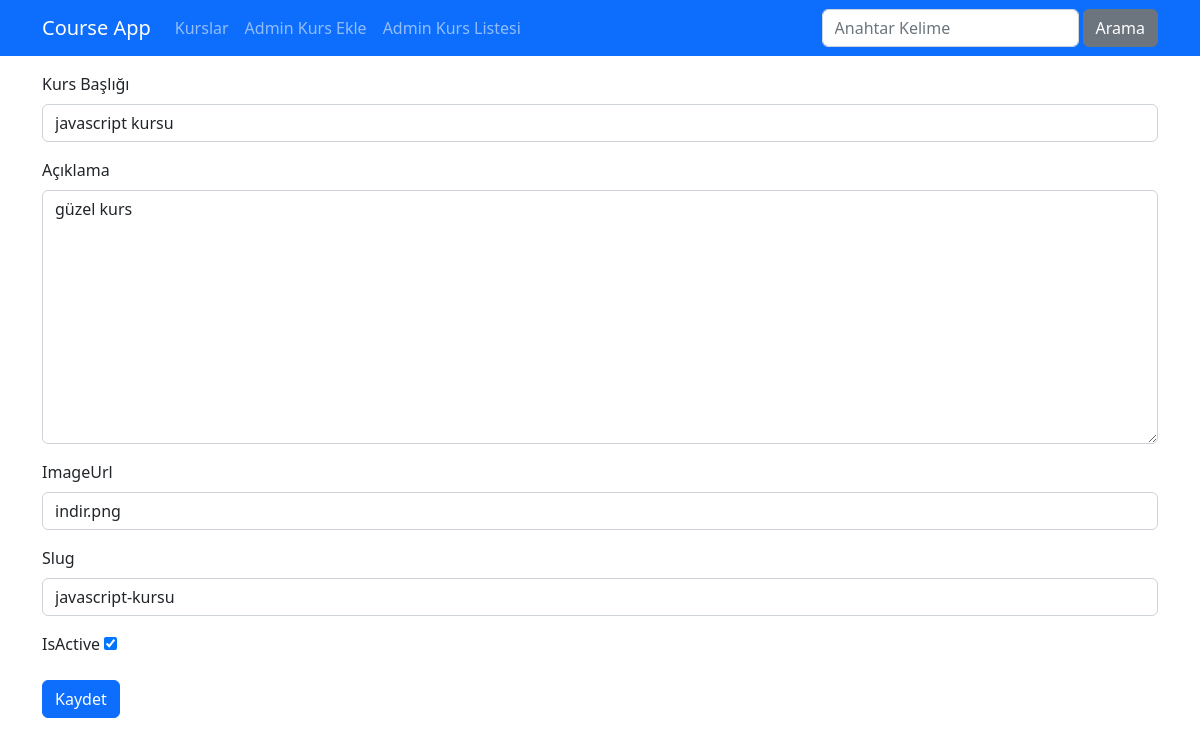
The app's page /kurslar/course-edit/1, older data.
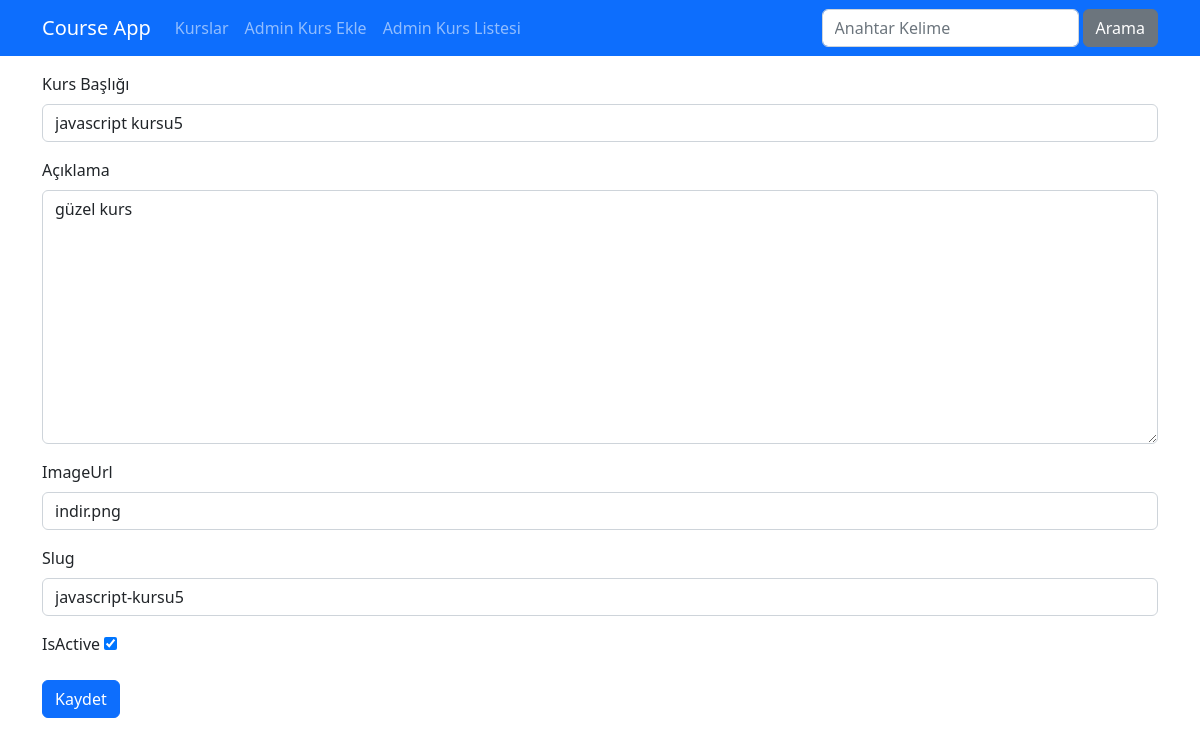
The same page, newer data.
### courses/models.py (models this page shows, shortened)
class Course(models.Model):
    title = models.CharField(max_length=100)
    description = models.TextField()
    imageUrl=models.CharField(max_length=50, blank=False)
    date = models.DateField(auto_now_add=True)
    isActive = models.BooleanField(default=False)
    isHome = models.BooleanField(default=False)
    slug=models.SlugField(default="",blank=True,null=False,unique=True,db_index=True)
    categories=models.ManyToManyField(Category)

### courses/views.py (the view)
# urls.py: path("course-edit/<int:id>",views.course_edit,name="course_edit"),
def course_edit(request,id):
   course= get_object_or_404(Course,pk=id)
   if request.method == "POST":
      form= CourseEditForm(request.POST,instance=course)
      form.save()
      return redirect("course_list")
   else:
      form=CourseEditForm(instance=course)
   return render(request, "courses/edit-course.html",{ "form":form ,"course":course})

### courses/forms.py
class CourseEditForm(forms.ModelForm):
    class Meta:
        model = Course
        fields = ('title','description','imageUrl','slug',"isActive")
        labels = {
            'title':"Kurs Başlığı",
            'description':"Açıklama",
        }
        widgets = {
            "title": forms.TextInput(attrs={"class":"form-control"}),
            "description": forms.Textarea(attrs={"class":"form-control"}),
            "imageUrl": forms.TextInput(attrs={"class":"form-control"}),
            "slug": forms.TextInput(attrs={"class":"form-control"}),
             "categories":forms.SelectMultiple(attrs={"class":"form-control"}),
        }
        error_messages ={
            "title":{
                "required":"kurs başlığı girmelisiniz.",
                "max_length":"maksimum 50 karakter girmelisiniz"
            },
            "description":{
                "required":"kurs açıklaması gereklidir",
            }
        }

### courses/templates/courses/edit-course.html (shortened to what this page needs)
{% extends "layout.html" %}
{% load static  %}
{% block css_files %} <link rel="stylesheet" href="{% static "courses/css/style.css" %}">{% endblock  %}
{% block content %}
<div class="container mt-3">
  <div class="row">
    <div class="col-12">
         <form action="{% url "course_edit" course.id %}" method='POST' novalidate>
           {% for field in form %}
           <div class="mb-3 {% if field.errors %} invalid {% endif %}">
            <label class="form-label" for="{{field.id_for_label}}">{{ field.label }}</label>
            {{ field }}
           </div>
           {% endfor %}
           <button class="btn btn-primary" type="submit">Kaydet</button>
         </form>
    </div>
  </div>
</div>
{% endblock %}

Row changes from the older to the newer data that the page shows:
changed Course "güzel kurs": title "javascript kursu" → "javascript kursu5"; slug "javascript-kursu" → "javascript-kursu5"
